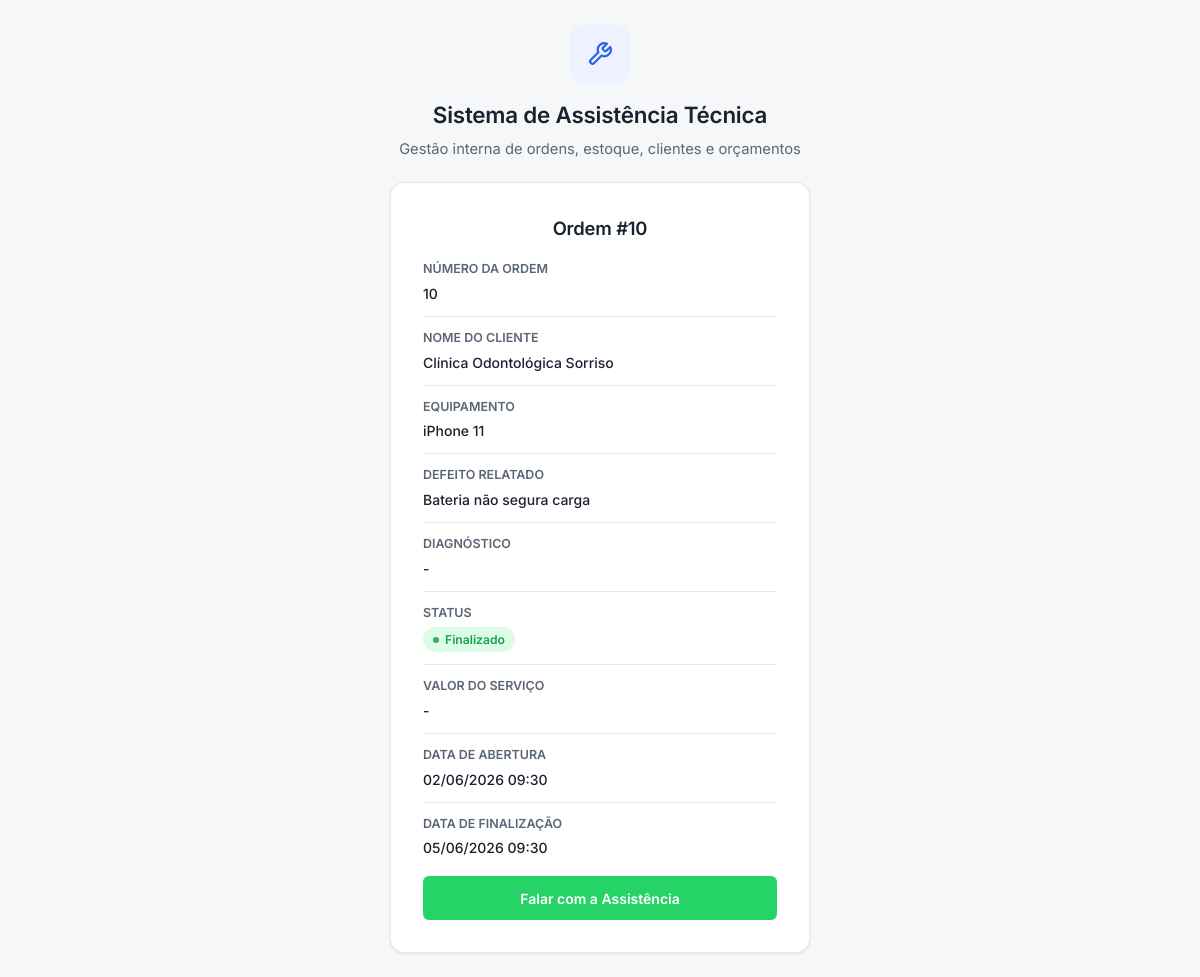
The page /acompanhamento/10 on the database as committed earlier.
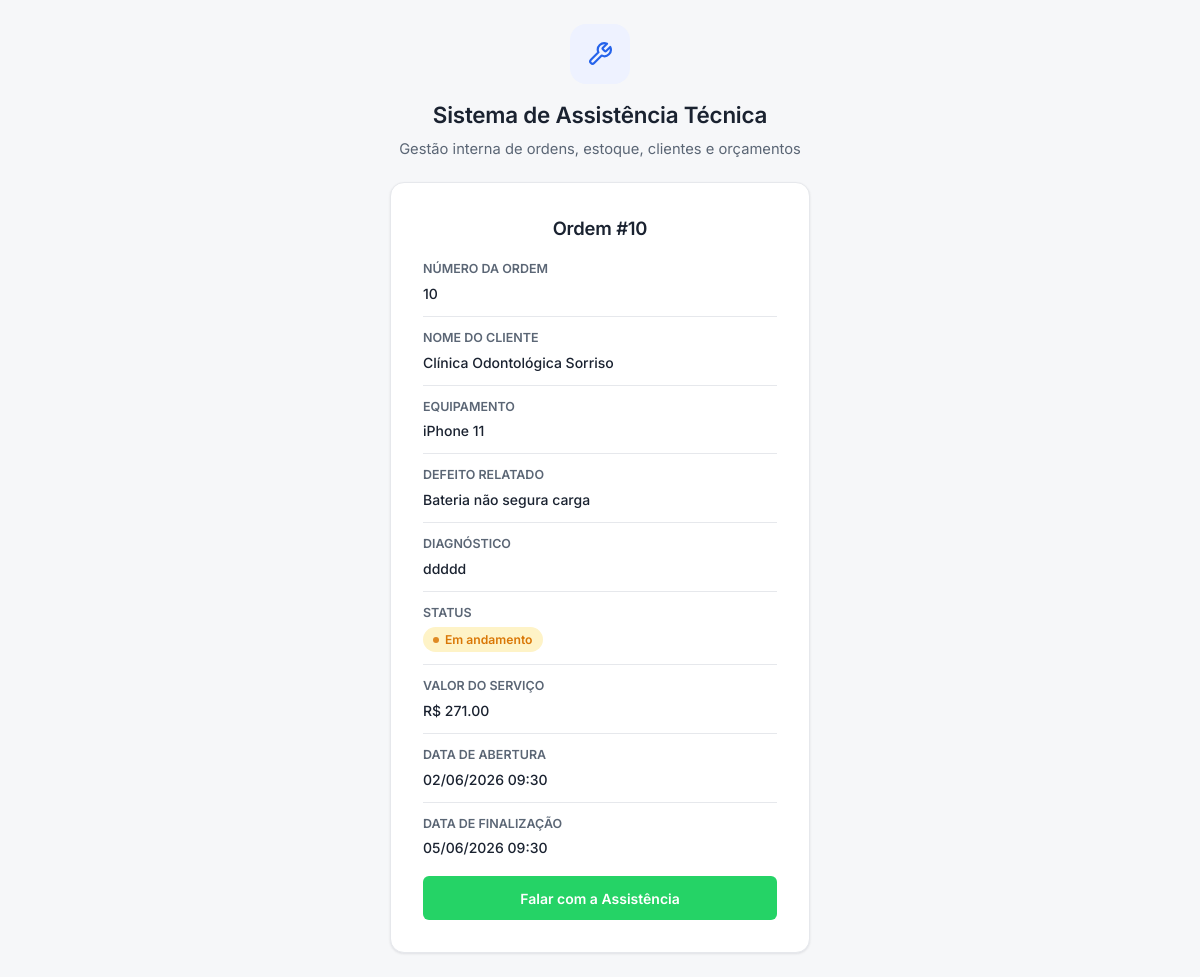
The same page on the database as committed later.
### tables this page shows
CREATE TABLE ordens_servico (
    ordem_id INTEGER PRIMARY KEY AUTOINCREMENT,
    cliente_id INTEGER NOT NULL,
    equipamento TEXT NOT NULL,
    problema_relatado TEXT NOT NULL,
    status TEXT NOT NULL DEFAULT 'Aberto', funcionario_id INTEGER REFERENCES funcionarios(id), data_abertura TEXT, data_finalizacao TEXT, laudo TEXT, garantia TEXT, prazo_entrega TEXT,

    FOREIGN KEY (cliente_id) REFERENCES clientes(id)
);

CREATE TABLE orcamentos (id INTEGER PRIMARY KEY AUTOINCREMENT, ordem_id INTEGER NOT NULL, cliente_id INTEGER NOT NULL, equipamento TEXT NOT NULL, valor_orcamento REAL NOT NULL, peca_id INTEGER, valor_peca REAL NOT NULL DEFAULT 0, valor_mao_obra REAL NOT NULL DEFAULT 0, valor_total REAL NOT NULL DEFAULT 0, problema_analisado TEXT NOT NULL DEFAULT '', status TEXT NOT NULL DEFAULT 'Pendente', validade TEXT, desconto REAL NOT NULL DEFAULT 0, data_cadastro TEXT, FOREIGN KEY (ordem_id) REFERENCES ordens_servico(ordem_id), FOREIGN KEY (cliente_id) REFERENCES clientes(id));

### routes/acompanhamento.py (the view)
@acompanhamento_bp.route("/acompanhamento/<int:ordem_id>")
def acompanhamento_cliente(ordem_id):
    ordem = buscar_ordem_por_id(ordem_id)
    return render_template(
        "acompanhamento_cliente.html",
        ordem=ordem,
        whatsapp=WHATSAPP_NUMERO,
    )

### app.py (called while the page is built, shortened)
@app.context_processor
def injetar_alertas_estoque():
    if "funcionario_id" not in session:
        return {"alerta_estoque_baixo": 0}

@app.before_request
def proteger_rotas():
    rotas_livres = (
        "/login",
        "/acompanhamento",
        "/static",
    )
    if request.path.startswith(rotas_livres):
        return None

### database.py (called while the page is built)
def _coluna_existe(conexao, tabela, coluna):
    colunas = conexao.execute(f"PRAGMA table_info({tabela})").fetchall()
    return any(item["name"] == coluna for item in colunas)

def conectar():
    conexao = sqlite3.connect("database/sistema.db")
    conexao.row_factory = sqlite3.Row
    conexao.execute("PRAGMA foreign_keys = ON")
    _garantir_schema(conexao)
    return conexao

### routes/acompanhamento.py (called while the page is built)
def buscar_ordem_por_id(ordem_id):
    ordens = buscar_ordens(str(ordem_id))
    return ordens[0] if ordens else None

### templates/acompanhamento_cliente.html (shortened to what this page needs)
{% extends "base_auth.html" %}
{% block conteudo %}
<section class="auth-card card">
    {% if ordem %}
        <h2>Ordem #{{ ordem["ordem_id"] }}</h2>
        <dl class="dados-ordem">
            <div>
                <dt>Número da ordem</dt>
                <dd>{{ ordem["ordem_id"] }}</dd>
            </div>
            <div>
                <dt>Nome do cliente</dt>
                <dd>{{ ordem["cliente_nome"] }}</dd>
            </div>
            <div>
                <dt>Equipamento</dt>
                <dd>
                    {{ ordem["equipamento_tipo"] or ordem["equipamento"] }}
                </dd>
            </div>
            <div>
                <dt>Defeito relatado</dt>
                <dd>{{ ordem["problema_relatado"] or "-" }}</dd>
            </div>
            <div>
                <dt>Diagnóstico</dt>
                <dd>{{ ordem["diagnostico"] or "-" }}</dd>
            </div>
            <div>
                <dt>Status</dt>
                <dd>
                    <span class="status status-{{ ordem['status']|lower|replace(' ', '-') }}">
                        {{ ordem["status"] or "-" }}
                    </span>
                </dd>
            </div>
            <div>
                <dt>Valor do serviço</dt>
                <dd>
                    {% if ordem["valor_servico"] is not none %}
                        R$ {{ "%.2f"|format(ordem["valor_servico"]) }}
                    {% else %}
                        -
                    {% endif %}
                </dd>
            </div>
            <div>
                <dt>Data de abertura</dt>
                <dd>{{ ordem["data_abertura"] or "-" }}</dd>
            </div>
            <div>
                <dt>Data de finalização</dt>
                <dd>{{ ordem["data_finalizacao"] or "-" }}</dd>
            </div>
        </dl>
        {% set msg = 'Olá, gostaria de informações sobre a Ordem de Serviço nº ' ~ ordem['ordem_id'] ~ '.' %}
        <a class="btn-whatsapp"
           href="https://wa.me/{{ whatsapp }}?text={{ msg | urlencode }}"
           target="_blank" rel="noopener">
            Falar com a Assistência
        </a>
    {% else %}
        <h2>Acompanhamento da ordem</h2>
        <p class="mensagem-vazia">Ordem não encontrada</p>
    {% endif %}
</section>
{% endblock %}

Rows that differ between the two databases and show on the page:
changed ordens_servico "iPhone 11": status "Finalizado" → "Em andamento"
added orcamentos: problema_analisado "ddddd"
Other text that changed with them:
{{ "%.2f"|format(ordem["valor_servico"]) }}: (not shown) → "271.00"
{{ ordem["diagnostico"] or "-" }}: "-" → (not shown)
text now shown: "R$"
